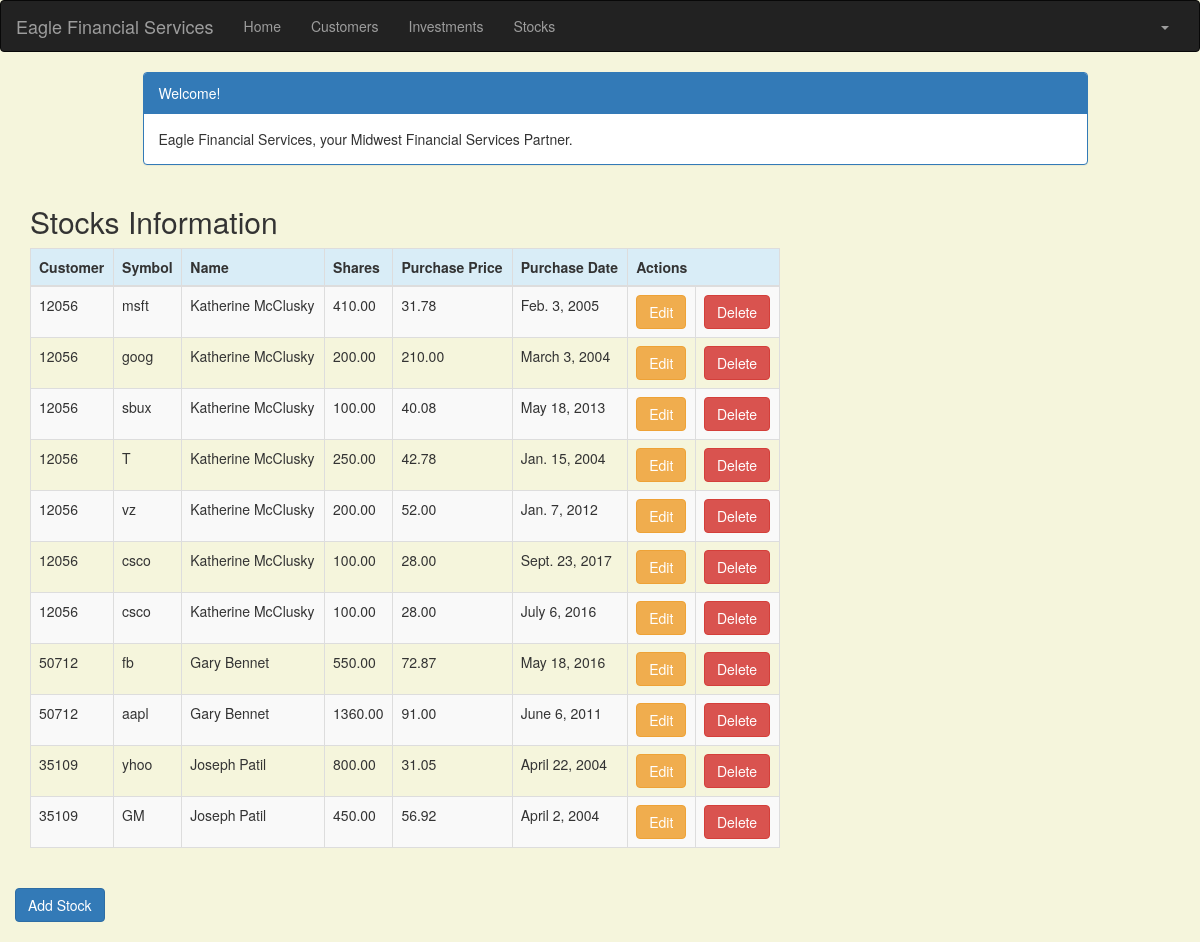
The page /stock/ (signed in) on the database its author committed.
### portfolio/models.py (models this page shows, shortened)
class Stock(models.Model):
    customer = models.ForeignKey(Customer, related_name='stocks')
    symbol = models.CharField(max_length=10)
    name = models.CharField(max_length=50)
    shares = models.DecimalField(max_digits=10, decimal_places=2)
    share_value = models.DecimalField (max_digits=10, decimal_places=2)
    purchase_price = models.DecimalField(max_digits=10, decimal_places=2)
    purchase_date = models.DateField(default=timezone.now)

class Customer(models.Model):
    name = models.CharField(max_length=50)
    address = models.CharField(max_length=200)
    cust_number = models.IntegerField(blank=False, null=False)
    city = models.CharField(max_length=50)
    state = models.CharField(max_length=50)
    zipcode = models.CharField(max_length=10)
    email = models.EmailField(max_length=200)
    cell_phone = models.CharField(max_length=50)
    created_date = models.DateTimeField(
        default=timezone.now)
    updated_date = models.DateTimeField(auto_now_add=True)
    def __str__(self):
        return str(self.cust_number)

### portfolio/views.py (the view)
# urls.py: url(r'^stock/$', views.stock_list, name='stock_list'),
@login_required
def stock_list(request):
   stocks = Stock.objects.filter(purchase_date__lte=timezone.now())
   return render(request, 'portfolio/stock_list.html', {'stocks': stocks})

### portfolio/templates/portfolio/stock_list.html (shortened to what this page needs)
{% extends 'portfolio/base.html' %}
{% block content %}
    <!DOCTYPE html>
    <html>
    <head>
        <link rel="stylesheet" href="https://maxcdn.bootstrapcdn.com/bootstrap/3.3.4/css/bootstrap.min.css">
    </head>
    <body>
    <div class="container">
        <div class="row">
            <div class="col-md-10 col-md-offset-1">
                <div class="panel panel-primary">
                    <div class="panel-heading">Welcome!</div>
                    <div class="panel-body">
                        Eagle Financial Services, your Midwest Financial Services Partner.
                    </div>
                </div>
            </div>
        </div>
    </div>
    <div class="row">
        <h2 style="padding-left: 15Px">Stocks Information</h2>
    </div>
    <div>
        <table class="table table-striped table-bordered table-hover">
            <thead>
            <tr class="bg-info">
                <th>Customer</th>
                <th>Symbol</th>
                <th>Name</th>
                <th>Shares</th>
                <th>Purchase Price</th>
                <th>Purchase Date</th>
                <th colspan="3">Actions</th>
            </tr>
            </thead>
            <tbody>
            {% for stock in stocks %}
                <tr>
                    <td>{{ stock.customer }}</td>
                    <td>{{ stock.symbol }}</td>
                    <td>{{ stock.name }}</td>
                    <td>{{ stock.shares }}</td>
                    <td>{{ stock.purchase_price }}</td>
                    <td>{{ stock.purchase_date }}</td>
                    <td><a href="{% url 'portfolio:stock_edit' pk=stock.pk %}"
                           class="btn btn-warning">Edit</a></td>
                    <td><a href="{% url 'portfolio:stock_delete' pk=stock.pk %}"
                           onclick="return confirm('Are you sure you want to delete?')"
                           class="btn btn-danger">Delete</a>
                    </td>
                </tr>
            {% endfor %}
            </tbody>
        </table>
     <div class="row">
            <a href="{% url 'portfolio:stock_new' %}" class="row"><span
                    class="btn btn-primary">Add Stock</span></a>
        </div>
    </div>
    </body>
    </html>
{% endblock %}

### portfolio/templates/portfolio/base.html (shortened to what this page needs)
{% load staticfiles %}
<!DOCTYPE html>
<html lang="en">
<head>
    <link rel="stylesheet" href="https://maxcdn.bootstrapcdn.com/bootstrap/3.3.7/css/bootstrap.min.css">
    <link rel="stylesheet" href="../../static/css/portfolio.css">
</head>
<body id="app-layout">
<nav class="navbar navbar-inverse">
    <div class="container-fluid">
        <div class="navbar-header">
            <a class="navbar-brand" href="/">
                Eagle Financial Services
            </a>
        </div>
        <div class="collapse navbar-collapse" id="myNavbar">
            <ul class="nav navbar-nav">
                <li><a href="{% url 'portfolio:home' %}">Home</a></li>
                <li><a href="{% url 'portfolio:customer_list' %}">Customers</a></li>
               <li><a href="{% url 'portfolio:investment_list' %}">Investments</a></li>
                <li><a href="{% url 'portfolio:stock_list' %}">Stocks</a></li>
            </ul>
            <ul class="nav navbar-nav navbar-right">
                {% if user.is_authenticated %}
                    <li class="dropdown">
                        <a href="#" class="dropdown-toggle" data-toggle="dropdown" role="button" aria-expanded="false">
                            <span class="caret"></span>
                        </a>
                    </li>
                {% else %}
                    <li><a href="{% url 'login' %}"><span class="glyphicon glyphicon-log-in"></span> Login</a></li>
                {% endif %}
            </ul>
        </div>
    </div>
</nav>
<div class="content container">
    <div class="row">
        <div class="col-md-8">
            {% block content %}{% endblock %}
        </div>
    </div>
    </div>
</body>
</html>

### portfolio/static/css/portfolio.css (style rules this page uses)
.navbar { margin-bottom: 0; border-radius: 0; }

### portfolio/templates/portfolio/stock_list.html (style rules this page uses)
body { background-color: beige; }

### rows shown on the page
Stock: customer "12056", symbol "msft", name "Katherine McClusky", shares "410.00", purchase_price "31.78", purchase_date "Feb. 3, 2005"
Stock: customer "12056", symbol "goog", name "Katherine McClusky", shares "200.00", purchase_price "210.00", purchase_date "March 3, 2004"
Stock: customer "12056", symbol "sbux", name "Katherine McClusky", shares "100.00", purchase_price "40.08", purchase_date "May 18, 2013"
Stock: customer "12056", symbol "T", name "Katherine McClusky", shares "250.00", purchase_price "42.78", purchase_date "Jan. 15, 2004"
Stock: customer "12056", symbol "vz", name "Katherine McClusky", shares "200.00", purchase_price "52.00", purchase_date "Jan. 7, 2012"
Stock: customer "12056", symbol "csco", name "Katherine McClusky", shares "100.00", purchase_price "28.00", purchase_date "Sept. 23, 2017"
Stock: customer "12056", symbol "csco", name "Katherine McClusky", shares "100.00", purchase_price "28.00", purchase_date "July 6, 2016"
Stock: customer "50712", symbol "fb", name "Gary Bennet", shares "550.00", purchase_price "72.87", purchase_date "May 18, 2016"
Stock: customer "50712", symbol "aapl", name "Gary Bennet", shares "1360.00", purchase_price "91.00", purchase_date "June 6, 2011"
Stock: customer "35109", symbol "yhoo", name "Joseph Patil", shares "800.00", purchase_price "31.05", purchase_date "April 22, 2004"
Stock: customer "35109", symbol "GM", name "Joseph Patil", shares "450.00", purchase_price "56.92", purchase_date "April 2, 2004"
